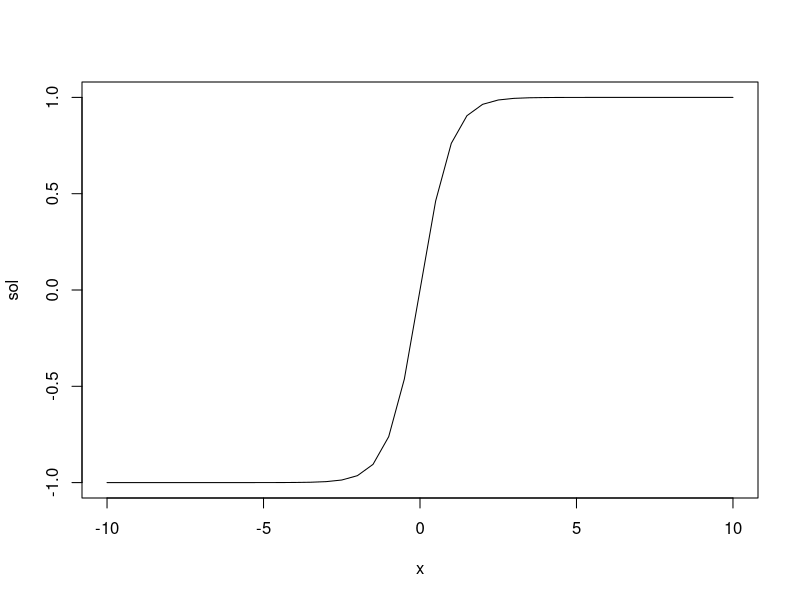
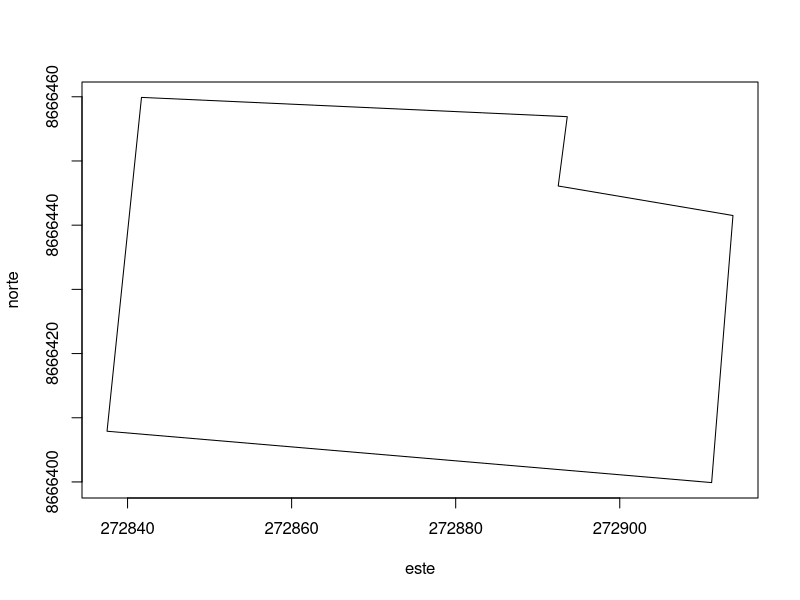

Source code (R) for these figures, in order:
## ---- chunk 1
#1
x<-seq(-10,10,0.5)
x
tanh<-function(v){
  r<-(exp(2*v)-1)/(exp(2*v)+1)
  return(r)
}
tanh(x)
sol<-tanh(x)
plot(x,sol,type="l")

#2

PERP<-function(v_1,v_2){
  X_p<-c()
  Y_p<-c()
  for(i in 1:length(v_1)){
    x<-log10(v_1[i])
    y<-log10(v_2[i])
    X_p<-c(X_p,x)
    Y_p<-c(Y_p,y)
  }
  prod<-X_p*Y_p
  X_p_alcuadrado<-X_p^2
  n<-length(v_1)
  B<-((n*sum(prod))-(sum(X_p)*sum(Y_p)))/((n*sum(X_p_alcuadrado))-(sum(X_p))^2)
  A<-10^(mean(Y_p)-B*mean(X_p))
  return(c(A,B))
}
x<-c(2.5,3,4,5,5.5,6,7)
y<-c(12.5,10,7,4.5,4,3,3.5)
PERP(x,y)

#3
Areayperimetro<-function(b,a,h){
  area<- b*a/2
  p<- b+a+h
  return(c(area,p))
}
Areayperimetro(4,3,5)

#4
Tc<-function(L,CN,S){
  solucion<-(0.0136*(L^0.8)*(((1000/CN)-9)^0.7))/S^0.5
  return(solucion)
}
Tc(5,10,4)

#5
CSSE<-function(v,r){
  m<-matrix(v,ncol = 3)
  ds<-det(m)
  for (n in 1:length(r)) {
    if(n==1){
      m<-matrix(v,ncol = 3)
      m[,n]<-r
      dx<-det(m)
    }else if(n==2){
      m<-matrix(v,ncol = 3)
      m[,n]<-r
      dy<-det(m)
    }else{
      m<-matrix(v,ncol = 3)
      m[,n]<-r
      dz<-det(m)
    }
  }
  x<-dx/ds
  y<-dy/ds
  z<-dz/ds
  r<-c(x,y,z)
  return(r)
}
variables_xyz<-c(2,5,1,1,-4,-1,3,1,-4)
resul_de_SE<-c(7,-19,4)
CSSE(variables_xyz,resul_de_SE)
## ---- chunk 2
#2
codigo<-c("A","B","C","D","E","F")
ESTE<-c(272841.7,272893.6,272892.5,272913.8,272911.2,272837.5)
NORTE<-c(8666459.9,8666456.9,8666446.1,8666441.5,8666399.9,8666407.9)
d_f<-data.frame(codigo,ESTE,NORTE)
d_f
poligono<-function(df){
  este<-c(df[,"ESTE"],df[1,2])
  norte<-c(df[,"NORTE"],df[1,3])
  return(plot(este,norte,type="l"))
}
poligono(d_f)

